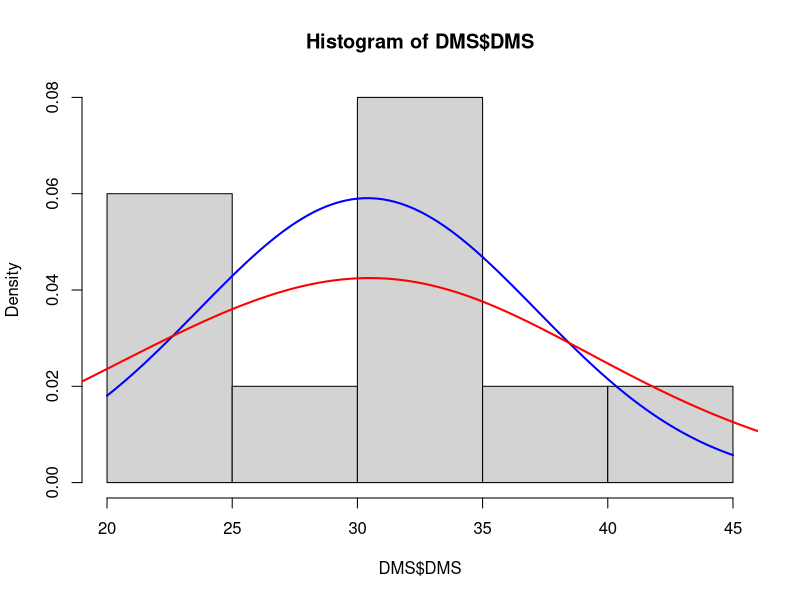
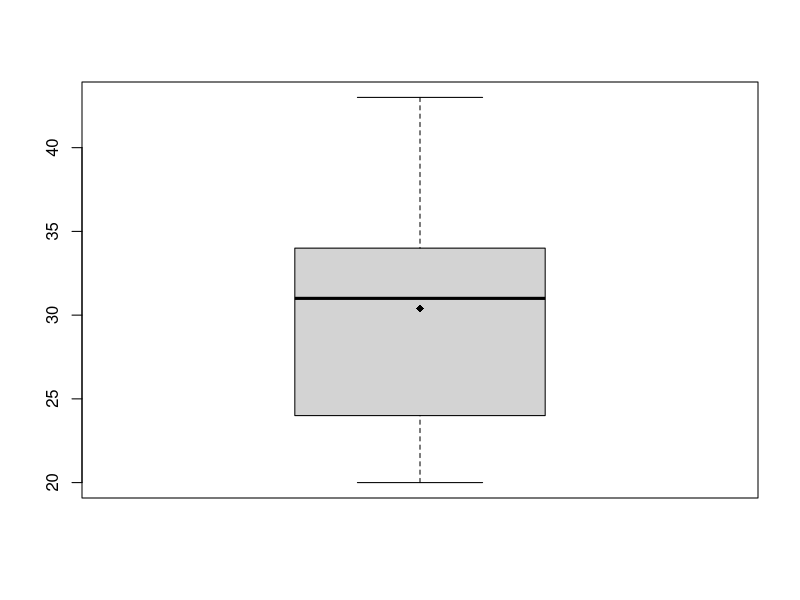
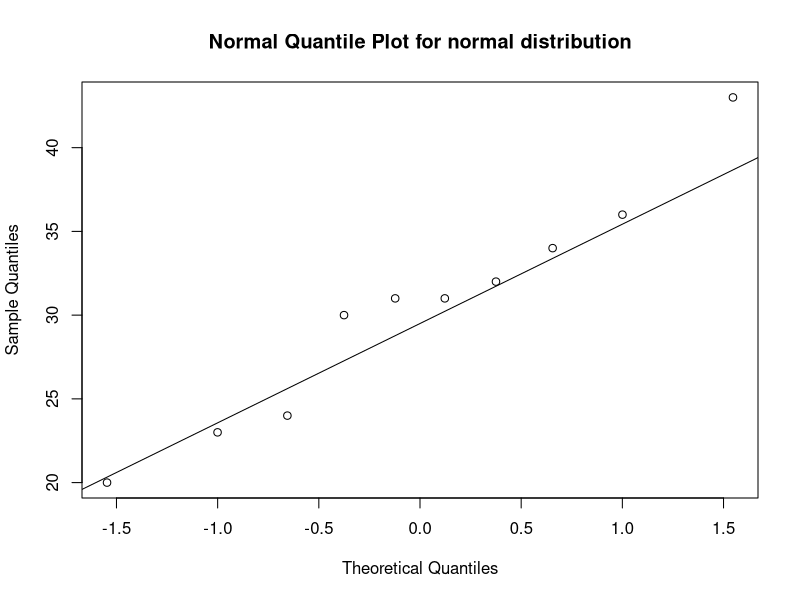

Source code (R) for these figures, in order: (Note: this script raises an error after producing the figures.)
# for DMS

#a)  Make a boxplot and histogram to verify that the distribution is roughly symmetric with no outliers.
DMS=read.table(file="DMS.txt",header=T)


# histogram
# View(DMS)
# attach(DMS$DMS)
# library(lattice) # histogram ??????lattice
quartz()
hist(DMS$DMS,freq = FALSE)          # frequency should be false to get density curve.....
means <- mean(DMS$DMS)
std <- sd(DMS$DMS)
curve(dnorm(x, mean=means, sd=std), col="blue", lwd=2, add=TRUE)   # normal distribution line
lines(density(DMS$DMS, adjust=2),col = "red", lwd=2)
mean(DMS$DMS) 
sd(DMS$DMS)



# boxplot
quartz()
boxplot(DMS$DMS)
points(means, pch = 18)



#  b) Make a Normal quantile plot to confirm that there are no systematic departures from Normality.
quartz()
qqnorm(DMS$DMS,main="Normal Quantile Plot for normal distribution") 
qqline(DMS$DMS)

# c) From your observations in parts a) and b), is it appropriate to use the t- procedure?

# Assuming that the sample is SRS,
# the only other assumption that is necessary is to be sure that the distribution is normal.
# Since the sample size is 10, we can not use CLT.
# However, from the normal quantile plot and the histogram, 
# we can see that the distribution is approximately normal. 
# Therefore, this assumption is met.

# d) Generate a 95% confidence interval for the mean DMS odor threshold among all beginning oenology students (t test).

# Parameters for t.test
# You always indicate confidence level, alpha = 1 ??? C
# possibilities for alternative are "two.sided" (confidence interval),
# "less" (upper confidence bound for one-sided test), "greater" (lower confidence bound for one-sided test)
t.test(DMS$DMS, conf.level=0.95, alternative = "two.sided")

#e) Generate a 95% confidence interval for the mean DMS odor threshold among all beginning oenology students (z test).

# the z test is not default in R, so we will be loading an additional library to run this test
# You only need to run the following lines once. 
# install.packages('TeachingDemos')
# library(TeachingDemos)
#the parameters are the same for the z.test as the t.test except # that now, you need to specify the population standard
# deviation.
# x contains the data, stdev is the known standard deviation, alternative = "two.sided" indicates that this is a
# confidence interval vs. a bound
# we are going to use the same standard deviation for both tests.
stdev = sd(DMS$DMS)
stdev
z.test(DMS$DMS, conf.level = 0.95, alternative="two.sided", sd=stdev)













